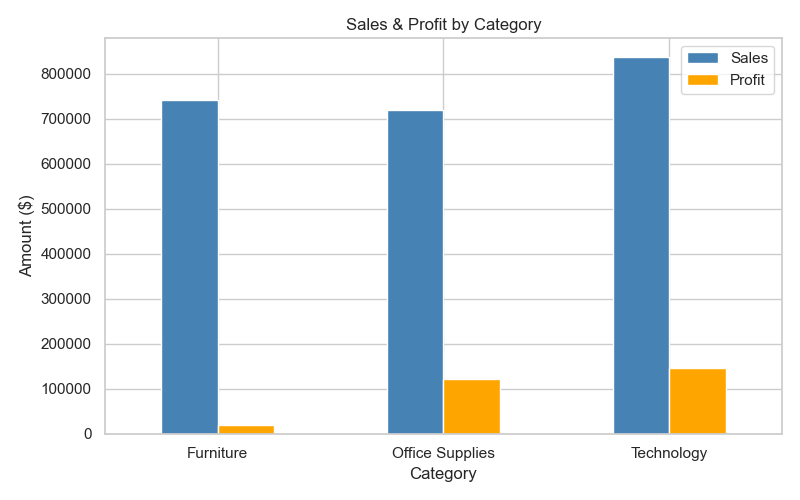
#> input picture category_chart.png, 800 x 500 px
$ python bonus_opencv.py
#> lines starting #> are read from the running program, lines starting #| are printed output that depends on the picture
import cv2
import os
import numpy as np

print("OpenCV loaded!")

chart_files = [
    "category_chart.png",
    "region_chart.png",
    "monthly_trend.png",
    "heatmap.png",
    "top_products.png",
    "actual_vs_predicted.png",
    "training_progress.png"
]

images = []
for file in chart_files:
    img = cv2.imread(file)
#> img is the input picture: shape (500, 800, 3); mean B, G, R 236.4, 232.3, 225.4
    img = cv2.resize(img, (600, 400))
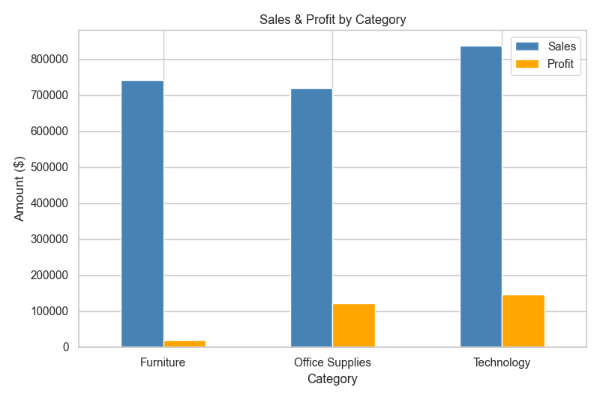
#> img: shape (400, 600, 3); mean B, G, R 236.4, 232.2, 225.3
    images.append(img)
    print(f"✅ Loaded: {file}")
#> pass 2 of the loop `for file in chart_files:`:
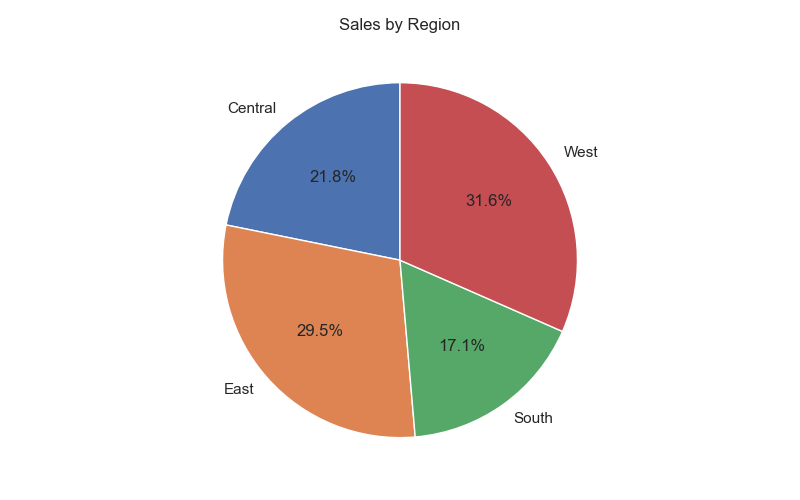
#> input picture region_chart.png, 800 x 500 px
#> img is the input picture: shape (500, 800, 3); mean B, G, R 218.3, 220.9, 230.9
#> `img = cv2.resize(img, (600, 400))`:
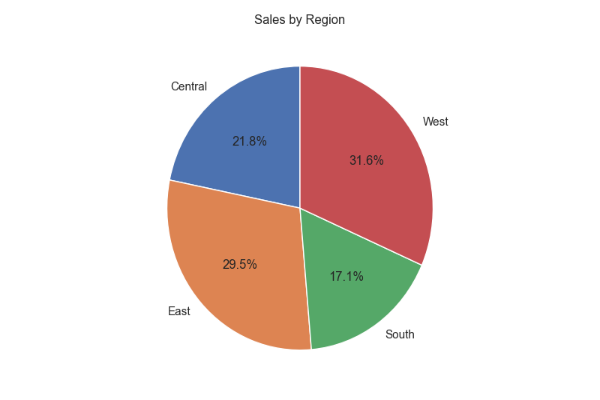
#> img: shape (400, 600, 3); mean B, G, R 218.3, 220.9, 230.9
#> pass 3 of the loop `for file in chart_files:`:
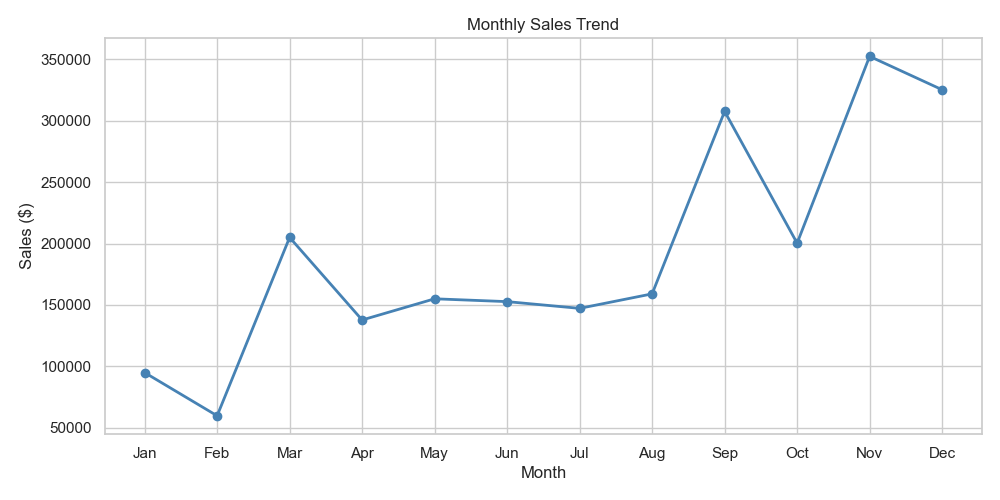
#> input picture monthly_trend.png, 1000 x 500 px
#> img is the input picture: shape (500, 1000, 3); mean B, G, R 251, 250.5, 250
#> `img = cv2.resize(img, (600, 400))`:
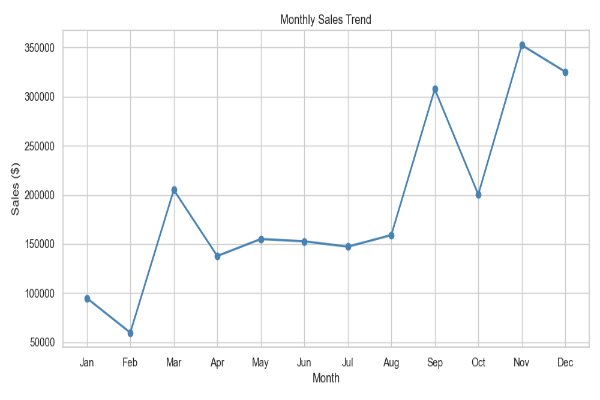
#> img: shape (400, 600, 3); mean B, G, R 250.8, 250.4, 249.9
#> (the run stopped early here; a loop or call above may not have finished)
